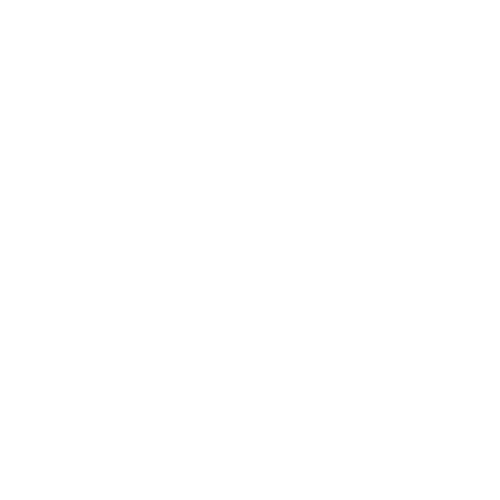
Frame 1 (no input)
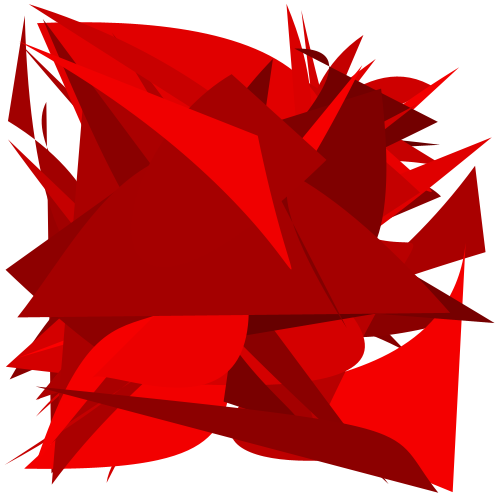
Frame 60 (the mouse pressed at the canvas centre just before this capture)
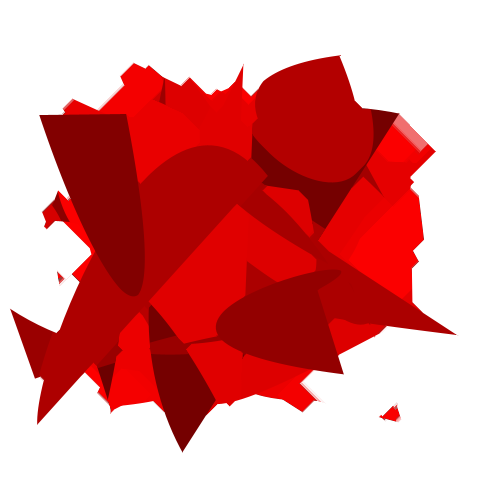
Frame 120 (the mouse held since frame 60 and released just before this capture)

The Processing sketch that drew these frames (run headless with seeded random() and noise(); from frame 60 on, the mouse is pressed at the canvas centre):

// Processing sketch: processing_141947
// ── processing_141947.pde

void setup() {
  size(500, 500);
  background(255);
}

void draw() {
  noStroke();
  bezier(random(500), random(500), random(500), random(500), random(500), random(500), random(500), random(500));
  fill(random(100, 255), 0, 0);
  if (mousePressed) {
    filter(DILATE);
  }
  if (keyPressed) {
    filter(BLUR, 1);
  }
}
